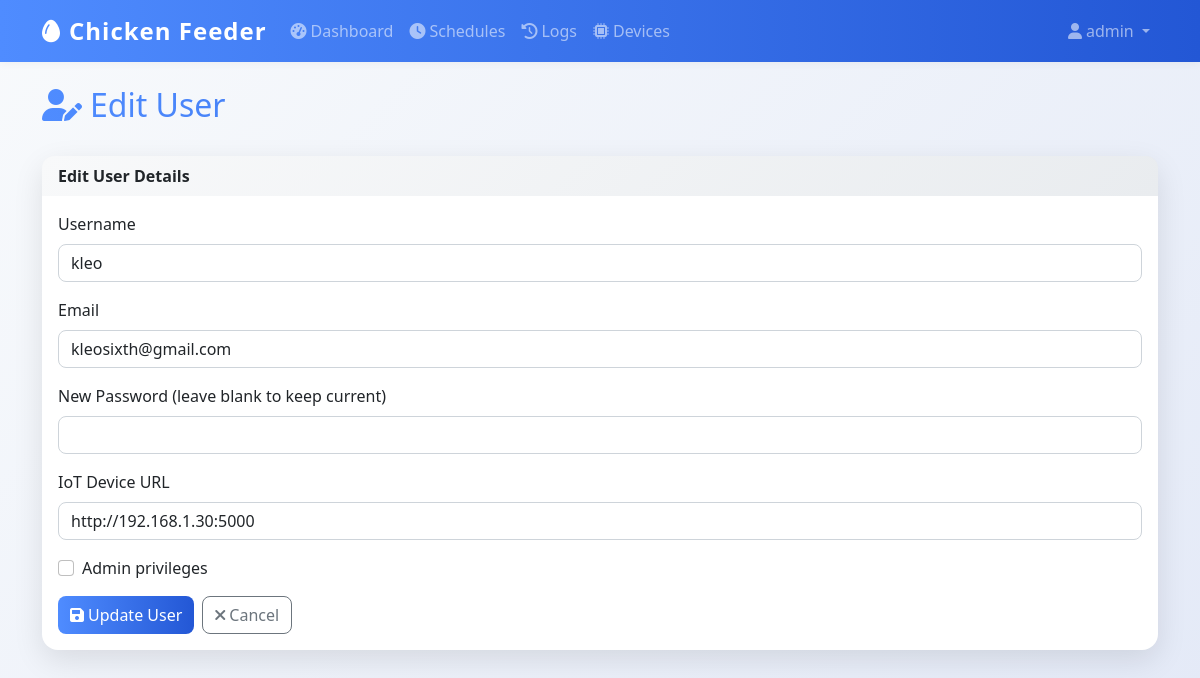
The page /admin/2/edit (signed in) on the database its author committed.
### models.py (models this page shows)
class User(UserMixin, db.Model):
    id = db.Column(db.Integer, primary_key=True)
    username = db.Column(db.String(80), unique=True, nullable=False)
    email = db.Column(db.String(120), unique=True, nullable=False)
    password_hash = db.Column(db.String(120), nullable=False)
    iot_device_url = db.Column(db.String(255), nullable=True)  # e.g., 'http://192.168.1.100:5000' or 'pi_klei'
    is_admin = db.Column(db.Boolean, default=True)
    created_at = db.Column(db.DateTime, default=datetime.utcnow)

### app.py (the view, shortened to what this page needs)
@app.route('/admin/<int:user_id>/edit', methods=['GET', 'POST'])
@login_required
def admin_edit_user(user_id):
    if not require_admin():
        return redirect(url_for('dashboard'))
    user = db.session.get(User, user_id)
    if not user:
        flash('User not found.')
        return redirect(url_for('admin_dashboard'))
    return render_template('admin/edit_user.html', user=user)

### app.py (called while the page is built)
@login_manager.user_loader
def load_user(user_id):
    return db.session.get(User, int(user_id))

@app.context_processor
def inject_datetime():
    return {'datetime': datetime}

def require_admin():
    if not current_user.is_authenticated or not getattr(current_user, 'is_admin', False):
        flash('Unauthorized: admin access required.')
        return False
    return True

### templates/admin/edit_user.html (shortened to what this page needs)
{% extends "base.html" %}
{% block content %}
<div class="row mb-4">
    <div class="col">
        <h1 class="h2 main-title-gradient">
            <i class="fas fa-user-edit me-2"></i>Edit User
        </h1>
    </div>
</div>
<div class="card shadow">
    <div class="card-header bg-light border-bottom-0">
        <strong>Edit User Details</strong>
    </div>
    <div class="card-body">
        <form method="POST">
            <div class="mb-3">
                <label for="username" class="form-label">Username</label>
                <input type="text" class="form-control" id="username" name="username" value="{{ user.username }}" required>
            </div>
            <div class="mb-3">
                <label for="email" class="form-label">Email</label>
                <input type="email" class="form-control" id="email" name="email" value="{{ user.email }}" required>
            </div>
            <div class="mb-3">
                <label for="password" class="form-label">New Password (leave blank to keep current)</label>
                <input type="password" class="form-control" id="password" name="password">
            </div>
            <div class="mb-3">
                <label for="iot_device_url" class="form-label">IoT Device URL</label>
                <input type="text" class="form-control" id="iot_device_url" name="iot_device_url" value="{{ user.iot_device_url }}" placeholder="http://device-ip-or-url">
            </div>
            <div class="mb-3 form-check">
                <input type="checkbox" class="form-check-input" id="is_admin" name="is_admin" {% if user.is_admin %}checked{% endif %}>
                <label class="form-check-label" for="is_admin">Admin privileges</label>
            </div>
            <div class="d-flex gap-2">
                <button type="submit" class="btn btn-primary">
                    <i class="fas fa-save me-1"></i>Update User
                </button>
                <a href="{{ url_for('admin_dashboard') }}" class="btn btn-outline-secondary">
                    <i class="fas fa-times me-1"></i>Cancel
                </a>
            </div>
        </form>
    </div>
</div>
{% endblock %}

### templates/base.html (shortened to what this page needs)
<!DOCTYPE html>
<html lang="en">
<head>
    <link href="https://cdn.jsdelivr.net/npm/bootstrap@5.1.3/dist/css/bootstrap.min.css" rel="stylesheet">
    <link href="https://cdnjs.cloudflare.com/ajax/libs/font-awesome/6.0.0/css/all.min.css" rel="stylesheet">
    <link href="{{ url_for('static', filename='css/style.css') }}" rel="stylesheet">
</head>
<body>
    {% if current_user.is_authenticated %}
    <nav class="navbar navbar-expand-lg navbar-dark bg-primary">
        <div class="container">
            <a class="navbar-brand" href="{{ url_for('dashboard') }}">
                <i class="fas fa-egg me-2"></i>Chicken Feeder
            </a>
            <div class="collapse navbar-collapse" id="navbarNav">
                <ul class="navbar-nav me-auto">
                    <li class="nav-item">
                        <a class="nav-link {% if request.endpoint == 'dashboard' %}active{% endif %}"
                           href="{{ url_for('dashboard') }}">
                            <i class="fas fa-tachometer-alt me-1"></i>Dashboard
                        </a>
                    </li>
                    <li class="nav-item">
                        <a class="nav-link {% if request.endpoint in ['schedules', 'add_schedule'] %}active{% endif %}"
                           href="{{ url_for('schedules') }}">
                            <i class="fas fa-clock me-1"></i>Schedules
                        </a>
                    </li>
                    <li class="nav-item">
                        <a class="nav-link {% if request.endpoint == 'logs' %}active{% endif %}"
                           href="{{ url_for('logs') }}">
                            <i class="fas fa-history me-1"></i>Logs
                        </a>
                    </li>
                    <li class="nav-item">
                        <a class="nav-link {% if request.endpoint in ['devices', 'add_device'] %}active{% endif %}"
                           href="{{ url_for('devices') }}">
                            <i class="fas fa-microchip me-1"></i>Devices
                        </a>
                    </li>
                </ul>
                <ul class="navbar-nav">
                    <li class="nav-item dropdown">
                        <a class="nav-link dropdown-toggle" href="#" id="navbarDropdown" role="button"
                           data-bs-toggle="dropdown">
                            <i class="fas fa-user me-1"></i>{{ current_user.username }}
                        </a>
                    </li>
                </ul>
            </div>
        </div>
    </nav>
    {% endif %}
    <main class="container mt-4 mb-5">
        {% block content %}{% endblock %}
    </main>
</body>
</html>

### static/css/style.css (style rules this page uses)
:root { --primary-color: #2c5f2d; --secondary-color: #97bc62; --success-color: #28a745; --danger-color: #dc3545; --warning-color: #ffc107; --info-color: #17a2b8; --light-color: #f8f9fa; --dark-color: #343a40; }
body { font-family: 'Segoe UI', Tahoma, Geneva, Verdana, sans-serif; background-color: #f5f7fa; }
.navbar-brand { font-weight: bold; font-size: 1.5rem; }
.navbar-nav .nav-link { font-weight: 500; transition: all 0.2s ease; }
.card { border: none; border-radius: 12px; box-shadow: 0 2px 10px rgba(0,0,0,0.08); transition: all 0.3s ease; }
.card-header { background: linear-gradient(135deg, #f8f9fa 0%, #e9ecef 100%); border-bottom: 1px solid #dee2e6; border-radius: 12px 12px 0 0 !important; font-weight: 600; }
.btn { border-radius: 8px; font-weight: 500; transition: all 0.2s ease; }
.btn-primary { background: linear-gradient(135deg, var(--primary-color) 0%, var(--secondary-color) 100%); border: none; }
.form-control, .form-select { border-radius: 8px; border: 1px solid #ced4da; transition: all 0.2s ease; }
.card.shadow { box-shadow: 0 10px 30px rgba(0,0,0,0.1) !important; }

### templates/base.html (style rules this page uses)
body { background: linear-gradient(135deg, #f8fafc 0%, #e3e9f7 100%); min-height: 100vh; }
.navbar { box-shadow: 0 2px 8px rgba(0,0,0,0.04); }
.card { border-radius: 1rem; box-shadow: 0 4px 24px rgba(0,0,0,0.07); }
.btn-primary, .bg-primary { background: linear-gradient(90deg, #4f8cff 0%, #2357d5 100%) !important; border: none; }
.card-title, h1, h2, h3, h4, h5, h6 { font-family: 'Segoe UI', 'Roboto', 'Arial', sans-serif; font-weight: 600; }
.navbar-brand { font-weight: bold; letter-spacing: 1px; }
.main-title-gradient { background: linear-gradient(90deg, #4f8cff 0%, #2357d5 100%); background-clip: text; -webkit-text-fill-color: transparent; }

### rows shown on the page
User: username "admin"
User: username "kleo", email "kleosixth@gmail.com", iot_device_url "http://192.168.1.30:5000"
